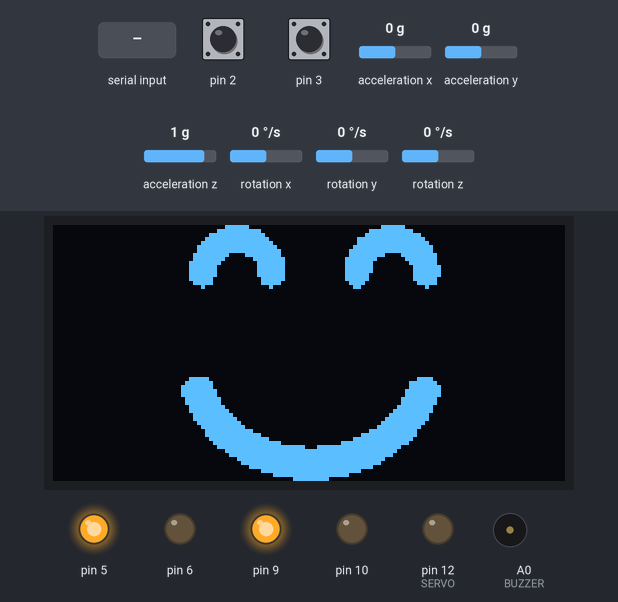
This sketch was run on a simulated Arduino Uno, built with avr-gcc and run on an emulated ATmega328P. On the bench: 128×64 one-colour display, output pins drawn as LEDs (lit = HIGH), buzzer (waves = sounding). The inputs (shaded band) are chosen by the test bench; at power-on: rotation z 0 °/s, acceleration x 0 g, pin 2 HIGH, pin 3 HIGH, acceleration y 0 g, acceleration z 1 g, rotation x 0 °/s, rotation y 0 °/s. Random numbers use the default seed unless the sketch sets one; what the sketch prints to the serial monitor is not drawn.

Above: at 8.2 s.
8.3 s: byte 99 ('c') received over Serial
At 9.8 s:
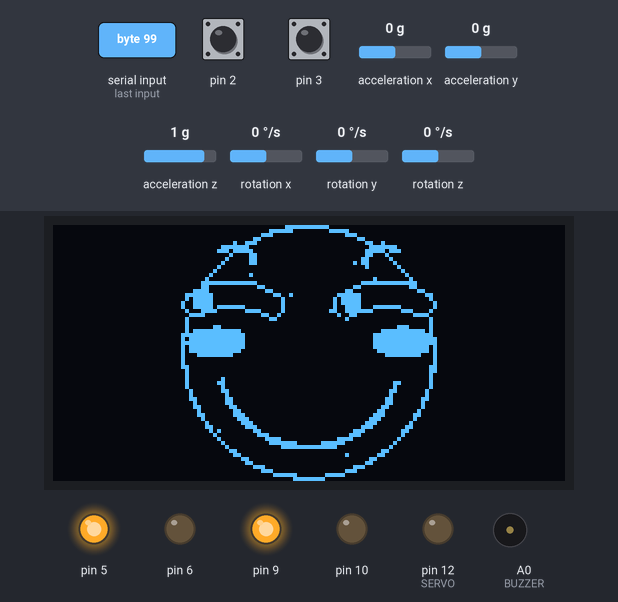
10.1 s: rotation z set to -192 °/s
At 12.64 s:
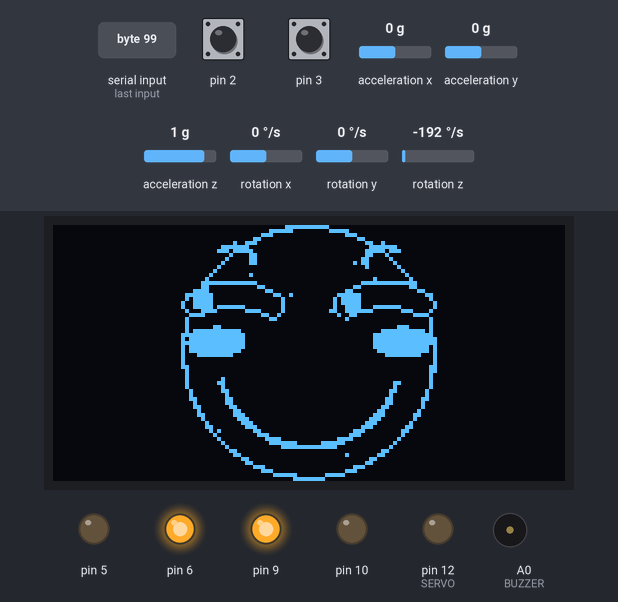
12.8 s: "q\n" received over Serial
At 13.7 s:
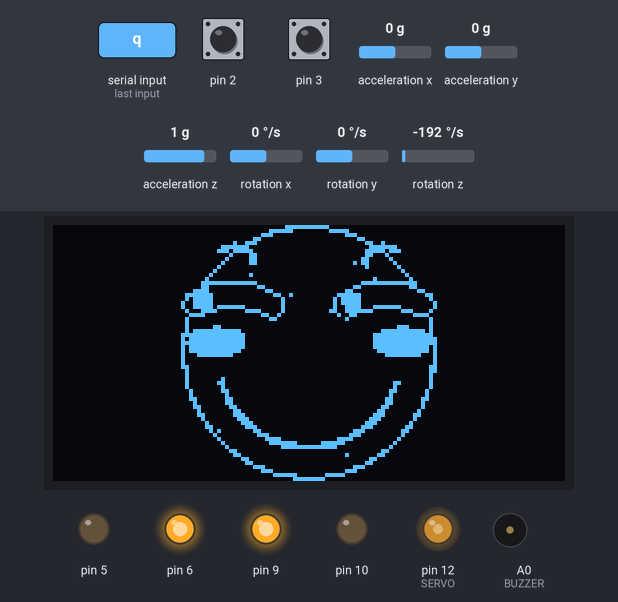
14.3 s: acceleration x set to 0.8 g
At 16.1 s:
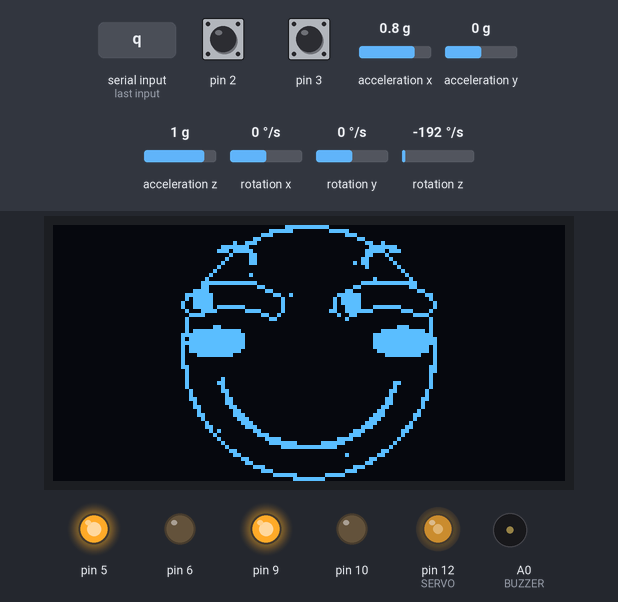
16.8 s: byte 101 ('e') received over Serial
At 19.18 s:
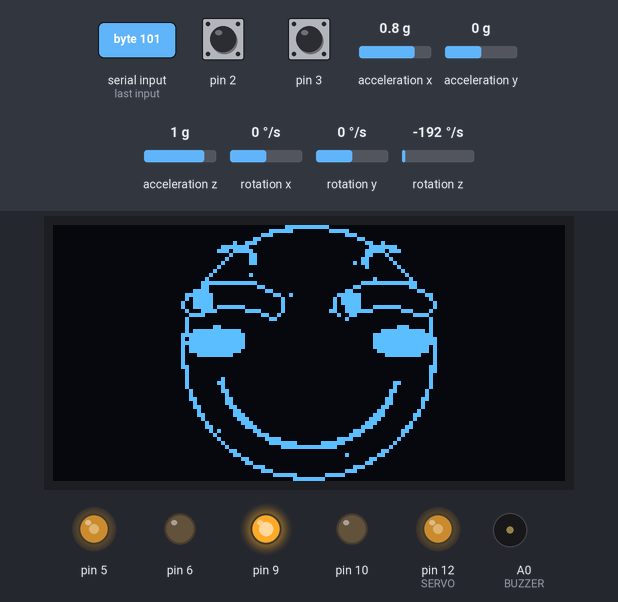
19.8 s: byte 115 ('s') received over Serial
Timing chart, 0 to 22.9 s (numbered marks = the images above; inputs shaded):
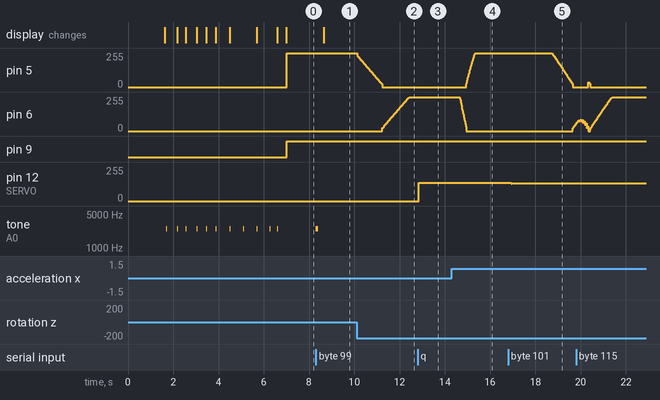

Measured:
- after the input at 8.3 s, tone on A0 (BUZZER): silent → 2500 Hz at once, → silent 0.10 s later; the display: changes after 0.35 s (image 1)
- after the input at 10.1 s, pin 5: moves from 255/255 to 0/255 over 1.1 s, starting at once; pin 6: moves from 0/255 to 255/255 over 1.2 s, starting after 1.1 s
- after the input at 12.8 s, pin 12 (SERVO): 0/255 → 137/255 after 0.05 s
- after the input at 14.3 s, pin 6: moves from 255/255 to 0/255 over 0.29 s, starting after 0.36 s
- after the input at 16.8 s, pin 12 (SERVO): 137/255 → 134/255 after 0.13 s

The sketch:

woodbox.ino
```cpp
#include "U8glib.h"
#include "MPU6050.h"
#include "Wire.h"
#include "I2Cdev.h"
#include "Bitmap.h"
/*****************************调试选项********************************/
//#define PID_DEBUG    //PID参数调试,关闭后用宏取代变量值节省动态内存
#define MOTOR_ENABLE //电机使能

/*********************引脚定义*********************/
#define LFT 0       //左电机
#define RHT 1       //右电机
#define BUZZER A0   //蜂鸣器+LED
#define SERVO 12    //舵机
#define TRIG_PIN A1 //超声波模块触发脚
#define ECHO_PIN A2 //超声波模块接收脚

void (*resetFunc)(void) = 0;                                                          //重启函数
U8GLIB_SSD1306_128X64 u8g(U8G_I2C_OPT_DEV_0 | U8G_I2C_OPT_NO_ACK | U8G_I2C_OPT_FAST); //实例化OLED

/***************MPU6050变量定义**********************/
int16_t accX, ay, accZ;
int16_t gx, gyroY, gyroZ;
int16_t tempRaw;
double gyroYangle;
uint8_t i2cData[14];

/***************卡尔曼滤波变量*****************/
double P[2][2] = {{1, 0}, {0, 1}};
double Pdot[4] = {0, 0, 0, 0};
static const double Q_angle = 0.001, Q_gyro = 0.005, R_angle = 0.5, dtt = 0.005, C_0 = 1;
double q_bias, angle_err, PCt_0, PCt_1, E, K_0, K_1, t_0, t_1;
double angle, angle_dot;

/***************PID变量定义**********************/
uint32_t PID_timer, music_timer;
double angle_output;
double Setpoints = 0, speed_output, speed_integral, speed_n;
double turn = 0.035, turn_output, turn_integral, turn_i, turn_last;

#ifdef PID_DEBUG                        //PID调试
double Setpoint = -8.7;                 //机械平衡点 需要你修改的参数
byte dl = 18;                           //电机死区
double kp = 37, kd = 0.62;              //角度环PD 需要你修改的参数
double sp = 6, si = 1.5;                //速度环PI 需要你修改的参数
double P_turn = 0.001, I_turn = 0.0003; //转向环PI 需要你修改的参数
#else
#define Setpoint -6.75
#define dl 18
#define kp 37
#define kd 0.62
#define sp 6
#define si 1.5
#define P_turn 0.001
#define I_turn 0.0003
#endif

/*********************其他变量**********************/
short yindiao = 800, i;
int music_count;
byte num = 0, num1 = 0, num2 = 0, a, b, c = -1, d, e, f, yindiao_flag, pos_flag, flag = 0, flag2 = 0, pos = 37, restart = 0;
volatile int count_L, count_R; //左右编码器计数
MPU6050 mpu;
/*********************初始化**********************/
void setup()
{
  pinMode(TRIG_PIN, OUTPUT);
  pinMode(ECHO_PIN, INPUT);
  digitalWrite(TRIG_PIN, LOW);
  pinMode(2, INPUT);
  pinMode(3, INPUT);
  pinMode(4, INPUT);
  pinMode(11, INPUT);
  pinMode(SERVO, OUTPUT);
  // pinMode(BUZZER, OUTPUT);
  /*********************初始化通信********************/
  // Serial.begin(115200);  //蓝牙串口
  Wire.begin(); //I2C总线
  Serial.begin(9600);
  delay(1000);
  /*********************MPU6050初始化********************/
  TWBR = ((F_CPU / 400000L) - 16) / 2;
  mpu.initialize();
  // verify connection
  Serial.println("Testing device connections...");
  Serial.println(mpu.testConnection() ? "MPU6050 connection successful" : "MPU6050 connection failed");
  // i2cData[0] = 7;
  // i2cData[1] = 0x00;
  // i2cData[2] = 0x00;
  // i2cData[3] = 0x00;
  // while (i2cWrite(0x19, i2cData, 4, false));
  // while (i2cWrite(0x6B, 0x00, true));
  // while (i2cRead(0x75, i2cData, 1));
  //if (i2cData[0] != 0x68)
  //  while (1);
  delay(20);
  /*********************开机logo********************/
  dis_init();
  /*********************PID初始化********************/

  attachInterrupt(0, ENCODER_L, CHANGE); //开启编码器中断
  attachInterrupt(1, ENCODER_R, CHANGE); //开启编码器中断

  /*********************开机********************/
  randomSeed(analogRead(A5));
  //  tone(BUZZER, 2500, 400); //开机响一声
  delay(50);
  servo(37);
  for (int i = 0; i <= 10; i++)
  {
    d = 1;
    c = random(15); //生成一个随机表情
    tone(BUZZER, 2500, 15);
    biaoqing();
  }
  // tone(BUZZER, 2500, 150);
}

void loop()
{

  double output_L, output_R;
  //蓝牙调试和控制
  servo_ctrl(); //舵机控制
  // mingdi(); //鸣笛
  // music(); //音乐
  if (micros() - PID_timer >= 5000)
  {

    IMU_read(); //角度计算
    // protect();  //异常状态关机

    angle_PID_compute(); //角度环控制 周期5ms

    num++;
    num1++;
    num2++;
    if (num >= 8)
    {
      num = 0;
      speed_PID_compute(); //速度环控制 周期40ms
    }
    if (num1 >= 4)
    {
      num1 = 0;
      turn_PID_compute(); //转向环控制 周期20ms
    }
    if (num2 >= 20)
    {
      num2 = 0;
      distance_ctrl(); //距离跟踪控制 周期100ms
      biaoqing();      //做表情 周期100ms
    }

    /***************电机输出**************/
    output_L = angle_output + speed_output - turn_output;
    output_R = angle_output + speed_output + turn_output;

    if (output_L > 0)
      output_L += dl;
    if (output_L < 0)
      output_L -= dl;
    if (output_R > 0)
      output_R += dl;
    if (output_R < 0)
      output_R -= dl; //电机死区设置

    if (output_L > 255)
      output_L = 255;
    if (output_L < -255)
      output_L = -255;
    if (output_R > 255)
      output_R = 255;
    if (output_R < -255)
      output_R = -255; //输出限幅

#ifdef MOTOR_ENABLE
    if (restart == 0)
    {
      Motor(LFT, output_L);
      Motor(RHT, output_R);
    }
#endif
    PID_timer = micros();
  }
}

/********************蓝牙调试和控制*******************/
void serialEvent()
{
  char val = 0;

#ifdef PID_DEBUG //PID调试
  if (Serial.available() > 0)
  {
    val = Serial.read();
  }
  switch (val)
  {
  case 'q':
    kp *= 10;
    break;
  case 'w':
    kp *= 1.1;
    break;
  case 'e':
    kp *= 0.9;
    break;
  case 'a':
    kd *= 10;
    break;
  case 's':
    kd *= 1.1;
    break;
  case 'd':
    kd *= 0.9;
    break;
  case 'z':
    sp *= 10;
    break;
  case 'x':
    sp *= 1.1;
    break;
  case 'c':
    sp *= 0.9;
    break;
  case 'r':
    si *= 10;
    break;
  case 't':
    si *= 1.1;
    break;
  case 'y':
    si *= 0.9;
    break;
  case 'f':
    P_turn *= 10;
    break;
  case 'g':
    P_turn *= 1.1;
    break;
  case 'h':
    P_turn *= 0.9;
    break;
  case 'v':
    I_turn *= 10;
    break;
  case 'b':
    I_turn *= 1.1;
    break;
  case 'n':
    I_turn *= 0.9;
    break;
  case '1':
    Setpoints = 30;
    break; //前进
  case '2':
    Setpoints = -30;
    break; //后退
  case '3':
    Setpoints = 0;
    flag2 = 0;
    break; //停止
  }
  Serial.print("SP=");
  Serial.print(sp);
  Serial.print("  SI=");
  Serial.print(si);
  Serial.print("  KP=");
  Serial.print(kp);
  Serial.print("  KD=");
  Serial.print(kd);
  Serial.print("  TP=");
  Serial.print(P_turn * 1000);
  Serial.print("  TI=");
  Serial.println(I_turn * 1000);
#else
  if (Serial.available() > 0)
  {
    val = Serial.read();
  }
  switch (val)
  {
  case 'q':
    b = 1;
    break; //舵机
  case 'e':
    b = 2;
    break; //舵机转向
  case 'h':
    b = 0;
    break; //舵机停止
  case 'w':
    Setpoints = 30;
    break; //前进
  case 's':
    Setpoints = -30;
    break; //后退
  case 'f':
    Setpoints = 0;
    flag2 = 0;
    break; //停止
  case 'g':
    if (flag != 1)
    {
      turn = 0.035;
      servo(37);
    }
    break; //停止
  case 'a':
    if (flag != 1)
    {
      turn = 8;
      servo(72);
    }
    break; //左转
  case 'd':
    if (flag != 1)
    {
      turn = -8;
      servo(2);
    }
    break; //右转
  case 'r':
    a = 0;
    break; //超声波关闭
  case 't':
    a = 1;
    break; //距离感应
  case 'y':
    a = 2;
    break; //避障
  case 'z':
    f = 1;
    break; //蜂鸣器
  case 'b':
    f = 2;
    break; //黑人抬棺
  case 'x':
    f = 0;
    noTone(BUZZER);
    break;
  case 'c':
    c = 1;
    d = 1;
    tone(BUZZER, 2500, 100);
    break;
  case 'v':
    resetFunc();
    break;
  case 'm':
    c = 0;
    d = 1;
    tone(BUZZER, 2500, 100);
    break;
  case 'n':
    c = random(16);
    d = 1;
    tone(BUZZER, 2500, 100);
    break; //做表情
  case 'j':
    Motor(LFT, 0); //关电机
    Motor(RHT, 0); //关电机
    u8g.firstPage();
    do
    {
      dis_yun();
    } while (u8g.nextPage());
    restart = 1;
    break;
  case 'k':
    e = 1;
    break; //定点模式
  case 'l':
    e = 0;
    break; //移动模式
  }
  //Serial.print(angle);
  //Serial.print("  ");
  //Serial.println(speed_integral);
#endif
}

/********************中断函数*******************/
void ENCODER_L()
{
  if (digitalRead(2) == LOW)
  {
    if (digitalRead(4) == LOW)

      count_L--;
    else
    {
      count_L++;
    }
  }
}

void ENCODER_R()
{
  if (digitalRead(3) == LOW)
  {
    if (digitalRead(11) == LOW)

      count_R++;
    else
    {
      count_R--;
    }
  }
}

/********************异常状态关机*******************/
void protect()
{
  if (abs(angle - Setpoint) > 25 && restart == 0)
  {
    Motor(LFT, 0); //关电机
    Motor(RHT, 0); //关电机
    u8g.firstPage();
    do
    {
      dis_die();
    } while (u8g.nextPage());
    restart = 1;
  }
  if (restart == 1)
  {
    IMU_read();
    if (abs(angle - Setpoint) < 0.1 && abs(((i2cData[2] << 8) | i2cData[3]) - 450) < 2000)
    {
      speed_integral = 0;
      Setpoints = 0;
      turn = 0.035;
      turn_integral = 0;
      turn_i = 0;  //积分清零
      restart = 0; //开电机
    }
  }
}
```

I2C.ino
```cpp
const uint8_t IMUAddress = 0x68;
const uint16_t I2C_TIMEOUT = 1000;

uint8_t i2cWrite(uint8_t registerAddress, uint8_t data, bool sendStop)
{
  return i2cWrite(registerAddress, &data, 1, sendStop);
}

uint8_t i2cWrite(uint8_t registerAddress, uint8_t *data, uint8_t length, bool sendStop)
{
  Wire.beginTransmission(IMUAddress);
  Wire.write(registerAddress);
  Wire.write(data, length);
  uint8_t rcode = Wire.endTransmission(sendStop);

  if (rcode)
  {
    Serial.print("i2cWrite failed: ");
    Serial.println(rcode);
  }
  return rcode;
}

uint8_t i2cRead(uint8_t registerAddress, uint8_t *data, uint8_t nbytes)
{
  uint32_t timeOutTimer;
  Wire.beginTransmission(IMUAddress);
  Wire.write(registerAddress);
  uint8_t rcode = Wire.endTransmission(false);
  if (rcode)
  {
    Serial.print(F("i2cRead failed: "));
    Serial.println(rcode);
    return rcode;
  }
  Wire.requestFrom(IMUAddress, nbytes, (uint8_t)true);
  for (uint8_t i = 0; i < nbytes; i++)
  {
    if (Wire.available())
      data[i] = Wire.read();
    else
    {
      timeOutTimer = micros();
      while (((micros() - timeOutTimer) < I2C_TIMEOUT) && !Wire.available());
      if (Wire.available())
        data[i] = Wire.read();
      else
        return 5;
    }
  }
  return 0;
}
```

IMU.ino
```cpp
void IMU_read(void)
{
  // while (i2cRead(0x3B, i2cData, 14));
  // accX = ((i2cData[0] << 8) | i2cData[1]);
  // accZ = ((i2cData[4] << 8) | i2cData[5]);
  // gyroY = (i2cData[10] << 8) | i2cData[11];
  // gyroZ = (i2cData[12] << 8) | i2cData[13];
  mpu.getMotion6(&accX, &ay, &accZ, &gx, &gyroY, &gyroZ);

  double roll = atan2(accX, accZ) * RAD_TO_DEG;
  double gyroYrate = -gyroY / 131.0;

  Kalman_Filter(roll, gyroYrate); //卡尔曼滤波

#ifdef PID_DEBUG //PID调试
  Serial.print(angle);
  Serial.print("  ");
  Serial.println(count_L + count_R);
#endif
}

void Kalman_Filter(double angle_m, double gyro_m)
{
  angle += (gyro_m - q_bias) * dtt;
  angle_err = angle_m - angle;
  Pdot[0] = Q_angle - P[0][1] - P[1][0];
  Pdot[1] = -P[1][1];
  Pdot[2] = -P[1][1];
  Pdot[3] = Q_gyro;
  P[0][0] += Pdot[0] * dtt;
  P[0][1] += Pdot[1] * dtt;
  P[1][0] += Pdot[2] * dtt;
  P[1][1] += Pdot[3] * dtt;
  PCt_0 = C_0 * P[0][0];
  PCt_1 = C_0 * P[1][0];
  E = R_angle + C_0 * PCt_0;
  K_0 = PCt_0 / E;
  K_1 = PCt_1 / E;
  t_0 = PCt_0;
  t_1 = C_0 * P[0][1];
  P[0][0] -= K_0 * t_0;
  P[0][1] -= K_0 * t_1;
  P[1][0] -= K_1 * t_0;
  P[1][1] -= K_1 * t_1;
  angle += K_0 * angle_err;
  q_bias += K_1 * angle_err;
  angle_dot = gyro_m - q_bias; //也许应该用last_angle-angle
}
```

PID.ino
```cpp
/***************角度环**************/
void angle_PID_compute(void)
{
  double angle_error = angle - Setpoint;
  angle_output = kp * angle_error +  kd * angle_dot;
}

/***************速度环**************/
void speed_PID_compute(void)
{
  double speed_error, speed_last;

  int L = count_L; count_L = 0;
  int R = count_R; count_R = 0;

  if (Setpoints == 0 && e == 0)
  {
    if (speed_integral > 40)   speed_integral -= 4;
    if (speed_integral < -40)  speed_integral += 4;
  }
  if (Setpoints > 0 && speed_n <= Setpoints)
  {
    speed_n += 5;
  }
  if (Setpoints < 0 && speed_n >= Setpoints)
  {
    speed_n -= 5;
  }
  if (Setpoints == 0)
  {
    if (speed_n > 0) speed_n -= 15;
    if (speed_n < 0) speed_n += 15;
    if (abs(speed_n) < 15) speed_n = 0;
  }

  speed_last = L + R;
  speed_error *= 0.7;
  speed_error += speed_last * 0.3;  //一阶低通滤波
  speed_integral += speed_error;
  speed_integral -= speed_n; //控制前进后退

  speed_output = sp * speed_error + si * speed_integral;

  if (e == 0)
  {
    if (speed_integral > 100)  speed_integral = 100;
    if (speed_integral < -100)  speed_integral = -100;
  }
}

/***************转向环**************/
void turn_PID_compute(void)
{
  if (turn != 0.035 && Setpoints != 0 && flag == 0)
  {
    if (turn < 0) turn = -4;
    else turn = 4;
  }
  turn_integral += gyroZ;
  turn_i += turn; //控制左右转向
  turn_output = P_turn * gyroZ + I_turn * turn_integral - turn_i ;
}
```

display.ino
```cpp
void dis_init()
{
  u8g.firstPage();
  do {
    u8g.drawBitmapP( 19, 0, 12, 64, woodbox);
  } while ( u8g.nextPage() );
}

void dis_falldown()
{
  u8g.drawBitmapP( 32, 0, 9, 64, fall_down);
}

void dis_happy()
{
  u8g.drawBitmapP( 32, 0, 8, 64, happy);
}

void dis_yun()
{
  u8g.drawBitmapP( 27, 0, 10, 64, yun);
}
void dis_yihuo()
{
  u8g.drawBitmapP( 34, 0, 8, 64, yihuo);
}
void dis_buman()
{
  u8g.drawBitmapP( 12, 0, 13, 64, buman);
}
void dis_huaji()
{
  u8g.drawBitmapP( 32, 0, 8, 64, huaji);
}
void dis_weixiao()
{
  u8g.drawBitmapP( 32, 0, 9, 64, weixiao);
}
void dis_die()
{
  u8g.drawBitmapP( 29, 0, 9, 64, die);
}
void dis_shengqi()
{
  u8g.drawBitmapP( 27, 0, 10, 63, shengqi);
}
void dis_shangxin()
{
  u8g.drawBitmapP( 20, 0, 10, 63, shangxin);
}
void dis_piezui()
{
  u8g.drawBitmapP( 17, 0, 12, 64, piezui);
}
void dis_deyi()
{
  u8g.drawBitmapP( 34, 0, 8, 63, deyi);
}
void dis_xiao()
{
  u8g.drawBitmapP( 32, 0, 9, 63, xiao);
}
void dis_jusang()
{
  u8g.drawBitmapP( 22, 0, 11, 63, jusang);
}
void dis_niupi()
{
  u8g.drawBitmapP( 32, 0, 8, 64, niupi);
}
```

motor.ino
```cpp
void Motor(char LR, int SPEED) //电机驱动函数
{
  if (LR)
  {
    if (SPEED <= 0)    //右电机
    {
      analogWrite(5, 0);
      analogWrite(6, -SPEED);
    }
    else if (SPEED > 0)
    {
      analogWrite(5, SPEED);
      analogWrite(6, 0);
    }
  }
  else
  {
    if (SPEED <= 0)   //左电机
    {
      analogWrite(9, 0);
      analogWrite(10, -SPEED);
    }
    else if (SPEED > 0)
    {
      analogWrite(9, SPEED);
      analogWrite(10, 0);
    }
  }
}
```

Source omitted: Bitmap.h (data table, 60841 bytes), function.ino (5083 bytes)
